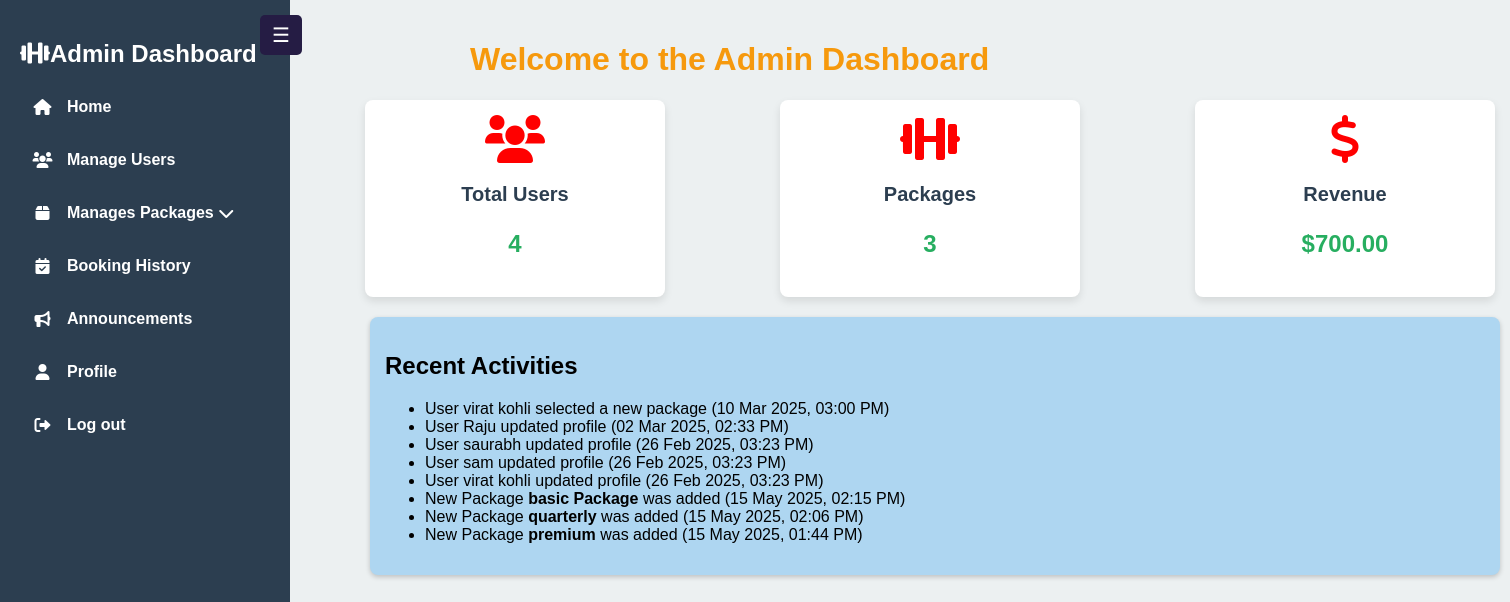
/admin/admin.php (signed in), run on the app's committed database.
### tables this page shows
CREATE TABLE IF NOT EXISTS `packages` (
  `package_id` int NOT NULL AUTO_INCREMENT,
  `package_name` varchar(255) NOT NULL,
  `description` text NOT NULL,
  `price` decimal(10,2) NOT NULL,
  `updated_at` timestamp NULL DEFAULT CURRENT_TIMESTAMP ON UPDATE CURRENT_TIMESTAMP,
  `user_id` int DEFAULT NULL,
  `created_at` timestamp NULL DEFAULT CURRENT_TIMESTAMP ON UPDATE CURRENT_TIMESTAMP,
  `duration` varchar(50) NOT NULL,
  `font_style` varchar(100) DEFAULT NULL,
  `font_size` varchar(10) DEFAULT NULL,
  PRIMARY KEY (`package_id`)
);

### admin/admin.php (the view, shortened to what this page needs)
<?php
include "config.php";
$sql_users = "SELECT COUNT(*) AS total_users FROM userinfo";
$result_users = $conn->query($sql_users);
$total_users = ($result_users->num_rows > 0) ? $result_users->fetch_assoc()['total_users'] : 0;
$sql_packages = "SELECT COUNT(*) AS total_packages FROM packages";
$result_packages = $conn->query($sql_packages);
$total_packages = ($result_packages->num_rows > 0) ? $result_packages->fetch_assoc()['total_packages'] : 0;
$sql_revenue = "SELECT COALESCE(SUM(p.price), 0) AS total_revenue FROM user_packages up
                JOIN packages p ON up.package_id = p.package_id";
$result_revenue = $conn->query($sql_revenue);
$total_revenue = ($result_revenue->num_rows > 0) ? $result_revenue->fetch_assoc()['total_revenue'] : 0;
$formatted_revenue = number_format($total_revenue, 2);
$sql_user_activities = "
    SELECT 'User ' AS prefix, u.username, ' updated profile' AS activity, u.updated_at AS activity_time
    FROM userinfo u
    WHERE u.updated_at IS NOT NULL
    UNION
    SELECT 'User ', u.username, ' selected a new package', up.updated_at
    FROM user_packages up
    JOIN userinfo u ON up.user_id = u.id
    WHERE up.updated_at IS NOT NULL
    ORDER BY activity_time DESC
    LIMIT 5";
$result_activities = $conn->query($sql_user_activities);
$activities = ($result_activities->num_rows > 0) ? $result_activities->fetch_all(MYSQLI_ASSOC) : [];
$sql_new_packages = "SELECT package_name, created_at FROM packages ORDER BY created_at DESC LIMIT 5";
$result_packages = $conn->query($sql_new_packages);
$new_packages = ($result_packages->num_rows > 0) ? $result_packages->fetch_all(MYSQLI_ASSOC) : [];
?>
<!DOCTYPE html>
<html lang="en">
<head>
    <link rel="stylesheet" href="css/styless.css">
    <link rel="stylesheet" href="css/style.css">
    <link href="https://unpkg.com/boxicons@2.1.4/css/boxicons.min.css" rel="stylesheet">
    <link rel="stylesheet" href="https://cdnjs.cloudflare.com/ajax/libs/font-awesome/6.4.2/css/all.min.css">
</head>
<body>
<?php include "sidebar.php"; ?>
    <div class="main-content">
        <header>
            <h1>Welcome to the Admin Dashboard</h1>
        </header>
        <section class="stats">
            <div class="card">
            <i class="fas fa-users fa-3x"></i>
                <h3>Total Users</h3>
                <p><?= $total_users; ?></p>
            </div>
            <div class="card">
            <i class="fas fa-dumbbell fa-3x"></i>
                <h3>Packages</h3>
                <p><?= $total_packages; ?></p>
            </div>
            <div class="card">
            <i class="fas fa-dollar-sign fa-3x"></i>
                <h3>Revenue</h3>
                <p>$<?= $formatted_revenue; ?></p>
            </div>
        </section>
        <section class="recent-activities">
    <h2>Recent Activities</h2>
    <ul>
        <?php if (!empty($activities)): ?>
            <?php foreach ($activities as $activity): ?>
                <li><?= htmlspecialchars($activity['prefix'] . $activity['username'] . $activity['activity']); ?> (<?= date('d M Y, h:i A', strtotime($activity['activity_time'])); ?>)</li>
            <?php endforeach; ?>
        <?php endif; ?>
        <?php if (!empty($new_packages)): ?>
            <?php foreach ($new_packages as $package): ?>
                <li>New Package <strong><?= htmlspecialchars($package['package_name']); ?></strong> was added (<?= date('d M Y, h:i A', strtotime($package['created_at'])); ?>)</li>
            <?php endforeach; ?>
        <?php else: ?>
            <li>No recent activities.</li>
        <?php endif; ?>
    </ul>
</section>
    </div>
</body>
</html>

### admin/css/styless.css (style rules this page uses)
body { display: flex; margin: 0; font-family: Arial, sans-serif; }
.main-content { margin-left: 250px; padding: 20px; width: calc(100% - 250px); transition: margin-left 0.3s ease-in-out; }
.main-content { justify-content: center; }
h1 { margin-left: 200px; }
.stats { display: flex; gap: 20px; margin-bottom: 20px; }
.card p { color: #27AE60; font-size: 24px; font-weight: bold; }
.card h3 { color: #2C3E50; font-size: 20px; }
.card { padding: 15px; border-radius: 8px; box-shadow: 0px 4px 8px rgba(0, 0, 0, 0.1); text-align: center; width: 270px; background:white ; color: red; margin-left: 95px; }
.recent-activities { margin-left: 100px; width: 1100px; background: #AED6F1 ; padding: 15px; border-radius: 8px; box-shadow: 0 2px 5px rgba(0, 0, 0, 0.2); }

### admin/css/style.css (style rules this page uses)
body { display: flex; margin: 0; font-family: Arial, sans-serif; height: 100vh; background-color: #ECF0F1;; }
header { color: rgb(246, 153, 13); }

### admin/sidebar.php (style rules this page uses)
body { display: flex; margin: 0; font-family: Arial, sans-serif; }

### data on the page
packages: package_name "basic Package", created_at "15 May 2025, 02:15 PM"
packages: package_name "quarterly", created_at "15 May 2025, 02:06 PM"
packages: package_name "premium", created_at "15 May 2025, 01:44 PM"

### other printed values
$total_users "4"
$total_packages "3"
$formatted_revenue "700.00"
$activity['prefix'] . $activity['username'] . $activity['activity'] "User virat kohli selected a new package"
date('d M Y, h:i A', strtotime($activity['activity_time'])) "10 Mar 2025, 03:00 PM"
$activity['prefix'] . $activity['username'] . $activity['activity'] "User Raju updated profile"
date('d M Y, h:i A', strtotime($activity['activity_time'])) "02 Mar 2025, 02:33 PM"
$activity['prefix'] . $activity['username'] . $activity['activity'] "User saurabh updated profile"
date('d M Y, h:i A', strtotime($activity['activity_time'])) "26 Feb 2025, 03:23 PM"
$activity['prefix'] . $activity['username'] . $activity['activity'] "User sam updated profile"
$activity['prefix'] . $activity['username'] . $activity['activity'] "User virat kohli updated profile"
